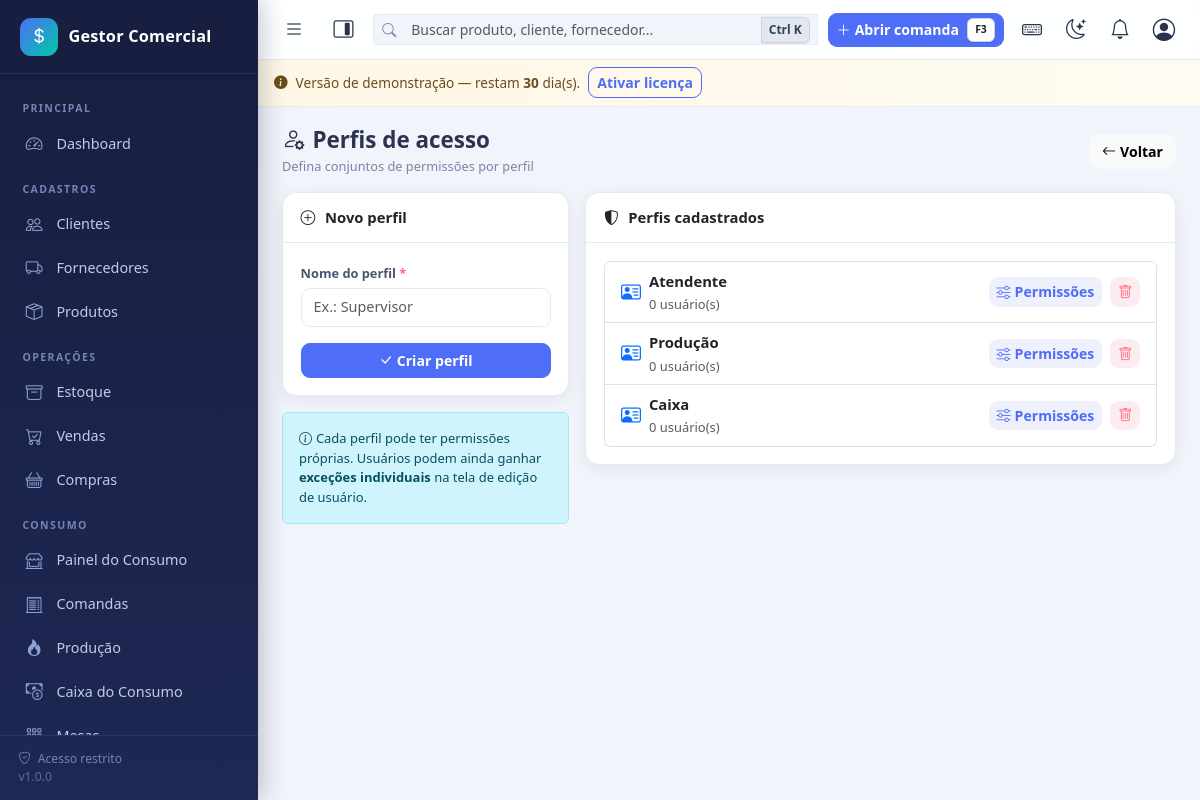
/usuarios/perfis.php (signed in), run on the app's committed database.
### tables this page shows
CREATE TABLE `perfis` (
  `id` int(11) NOT NULL,
  `nome` varchar(60) NOT NULL,
  `descricao` varchar(255) DEFAULT NULL,
  `criado_em` datetime NOT NULL DEFAULT current_timestamp()
);

### includes/functions.php (called while the page is built, shortened)
<?php
function e($valor): string
{
    return htmlspecialchars((string)$valor, ENT_QUOTES, 'UTF-8');
}
function url(string $caminho = ''): string
{
    return BASE_URL . '/' . ltrim($caminho, '/');
}

### config/auth.php (called while the page is built, shortened)
<?php
function usuario_atual(): ?array
{
    static $usuario = null;
    static $carregado = false;
    if ($carregado) {
        return $usuario;
    }
    $carregado = true;
    try {
        $stmt = db()->prepare('SELECT * FROM usuarios WHERE id = ? LIMIT 1');
        $stmt->execute([(int)$_SESSION['user_id']]);
        $linha = $stmt->fetch();
        $usuario = $linha;
    } catch (Throwable $e) {
        erro_banco($e, 'usuario_atual');
    }
    return $usuario;
}
function exigir_login(): void
{
    if (!usuario_atual()) {
        if (is_ajax()) {
            json_resposta(false, 'Sessão expirada. Faça login novamente.', null, 401);
        }
        flash('warning', 'Faça login para acessar o sistema.');
        redirecionar('login/index.php');
    }
}
function permissao_carregadas(): array
{
    $usuario = usuario_atual();
    $permitidas = [];
    try {
        $chaves = [];
        if ((int)$usuario['is_admin'] === 1) {
            $stmt = db()->query('SELECT chave FROM permissoes');
            foreach ($stmt->fetchAll() as $l) {
                $chaves[] = $l['chave'];
            }
            return $permitidas = array_flip($chaves);
        }
        $permitidas = array_flip(array_unique($chaves));
    } catch (Throwable $e) {
        erro_banco($e, 'permissao_carregadas');
    }
    return $permitidas;
}
function tem_permissao(string $chave): bool
{
    $usuario = usuario_atual();
    if ((int)$usuario['is_admin'] === 1) {
        return true;
    }
    return array_key_exists($chave, permissao_carregadas());
}

### config/database.php (called while the page is built, shortened)
<?php
function db(): PDO
{
    static $pdo = null;
    if ($pdo === null) {
        $dsn = 'mysql:host=' . DB_HOST . ';dbname=' . DB_NAME . ';charset=' . DB_CHARSET;
        try {
            $pdo = new PDO($dsn, DB_USER, DB_PASS, [
                PDO::ATTR_ERRMODE            => PDO::ERRMODE_EXCEPTION,
                PDO::ATTR_DEFAULT_FETCH_MODE => PDO::FETCH_ASSOC,
                PDO::ATTR_EMULATE_PREPARES   => false,
            ]);
        } catch (PDOException $e) {
            error_log('[BANCO] Falha de conexão: ' . $e->getMessage());
            http_response_code(500);
            if (defined('DEV_MODE') && DEV_MODE) {
                exit('Falha na conexão com o banco de dados. Verifique se o MySQL/MariaDB está ativo e se os dados em config/config.php estão corretos.');
            }
            exit('Serviço temporariamente indisponível.');
        }
    }
    return $pdo;
}

### usuarios/perfis.php (the view, shortened to what this page needs)
<?php
exigir_login();
$perfis = db()->query(
    'SELECT p.*, (SELECT COUNT(*) FROM usuarios u WHERE u.perfil_id = p.id) AS qtd_usuarios
       FROM perfis p ORDER BY p.id'
)->fetchAll();
include INC . 'header.php';
?>
<div class="page-header">
    <div>
        <h1><i class="bi bi-person-gear me-2"></i>Perfis de acesso</h1>
        <span class="subtitulo">Defina conjuntos de permissões por perfil</span>
    </div>
    <a href="<?= url('usuarios/index.php') ?>" class="btn btn-light"><i class="bi bi-arrow-left me-1"></i>Voltar</a>
</div>
<div class="row g-3">
    <div class="col-12 col-lg-4">
        <div class="card">
            <div class="card-header-custom"><i class="bi bi-plus-circle"></i>Novo perfil</div>
            <div class="card-body-custom">
                <form method="post" action="<?= url('usuarios/salvar.php') ?>">
                    <div class="mb-3">
                        <label class="form-label obrigatorio" for="nome">Nome do perfil</label>
                        <input type="text" class="form-control" id="nome" name="nome" required maxlength="60" placeholder="Ex.: Supervisor">
                    </div>
                    <?php if (tem_permissao('usuarios_editar')): ?>
                    <button type="submit" class="btn btn-primary w-100"><i class="bi bi-check-lg me-1"></i>Criar perfil</button>
                    <?php endif; ?>
                </form>
            </div>
        </div>
        <div class="alert alert-info small mt-3">
            <i class="bi bi-info-circle me-1"></i>Cada perfil pode ter permissões próprias.
            Usuários podem ainda ganhar <b>exceções individuais</b> na tela de edição de usuário.
        </div>
    </div>
    <div class="col-12 col-lg-8">
        <div class="card">
            <div class="card-header-custom"><i class="bi bi-shield-shaded"></i>Perfis cadastrados</div>
            <div class="card-body-custom">
                <?php if (!$perfis): ?>
                <p class="text-muted mb-0">Nenhum perfil cadastrado.</p>
                <?php else: ?>
                <div class="list-group">
                    <?php foreach ($perfis as $p): ?>
                    <div class="list-group-item d-flex align-items-center gap-2 flex-wrap">
                        <i class="bi bi-person-vcard fs-5 text-primary"></i>
                        <div class="flex-grow-1">
                            <div class="fw-semibold"><?= e($p['nome']) ?></div>
                            <small class="text-muted"><?= (int)$p['qtd_usuarios'] ?> usuário(s)</small>
                        </div>
                        <?php if (tem_permissao('usuarios_editar')): ?>
                        <a href="<?= url('usuarios/perfil_permissoes.php?id=' . (int)$p['id']) ?>" class="btn btn-soft btn-sm"><i class="bi bi-sliders me-1"></i>Permissões</a>
                        <?php endif; ?>
                        <?php if (tem_permissao('usuarios_editar') && $p['id'] > 2 && (int)$p['qtd_usuarios'] === 0): ?>
                        <form action="<?= url('usuarios/salvar.php') ?>" method="post" class="d-inline">
                            <button type="submit" class="btn btn-soft-danger btn-sm excluir-perfil"><i class="bi bi-trash"></i></button>
                        </form>
                        <?php endif; ?>
                    </div>
                    <?php endforeach; ?>
                </div>
                <?php endif; ?>
            </div>
        </div>
    </div>
</div>
<?php include INC . 'footer.php'; ?>

### assets/css/app.css (style rules this page uses)
:root { --sidebar-w: 258px; --sidebar-bg: linear-gradient(180deg, #171e3f 0%, #1d2854 100%); --accent: #4f6ef7; --accent-2: #00c9a7; --danger-soft: #ff6b81; --bg: #f1f4fa; --card-bg: #ffffff; --card-radius: 14px; --shadow: 0 4px 16px rgba(23, 30, 63, .07); --shadow-lg: 0 10px 30px rgba(23, 30, 63, .12); --text: #2b3350; --muted: #7a84a3; --border: #e6eaf4; --topbar-bg: rgba(255, 255, 255, .92); }
* { box-sizing: border-box; }
html, body { height: 100%; }
body { font-family: "Segoe UI", system-ui, -apple-system, Roboto, Arial, sans-serif; background: var(--bg); color: var(--text); font-size: .925rem; overflow-x: hidden; }
a { text-decoration: none; }
.page-header { display: flex; flex-wrap: wrap; align-items: center; justify-content: space-between; gap: .6rem; margin-bottom: 1rem; }
.page-header h1 { font-size: 1.25rem; font-weight: 700; margin: 0; }
.page-header .subtitulo { color: var(--muted); font-size: .8rem; }
.card { border: 1px solid var(--border); border-radius: var(--card-radius); box-shadow: var(--shadow); background: #fff; }
.card-header-custom { padding: .85rem 1.1rem; font-weight: 600; border-bottom: 1px solid var(--border); display: flex; align-items: center; gap: .6rem; }
.card-body-custom { padding: 1.1rem; }
.form-label { font-size: .8rem; font-weight: 600; color: #4a5474; margin-bottom: .3rem; }
.form-control, .form-select { border-color: var(--border); border-radius: 9px; font-size: .9rem; padding: .48rem .75rem; }
.obrigatorio::after { content: " *"; color: var(--danger-soft); }
.btn { border-radius: 9px; font-size: .88rem; font-weight: 600; }
.btn-primary { background: var(--accent); border-color: var(--accent); }
.btn-soft { background: #eef1fb; border: 0; color: var(--accent); }
.btn-soft-danger { background: #fdecef; border: 0; color: var(--danger-soft); }
@media (min-width: 992px) { .page-header h1 { font-size: 1.4rem; } }

### data on the page
perfis: nome "Atendente", qtd_usuarios "0"
perfis: nome "Produção", qtd_usuarios "0"
perfis: nome "Caixa", qtd_usuarios "0"

### other printed values
$nomeEmpresa "Gestor Comercial"
$rotulo "Clientes"
$rotulo "Fornecedores"
$rotulo "Produtos"
$rotulo "Estoque"
$rotulo "Vendas"
$rotulo "Compras"
rotulo_consumo() "CONSUMO"
licenca_dias_restantes() "30"
